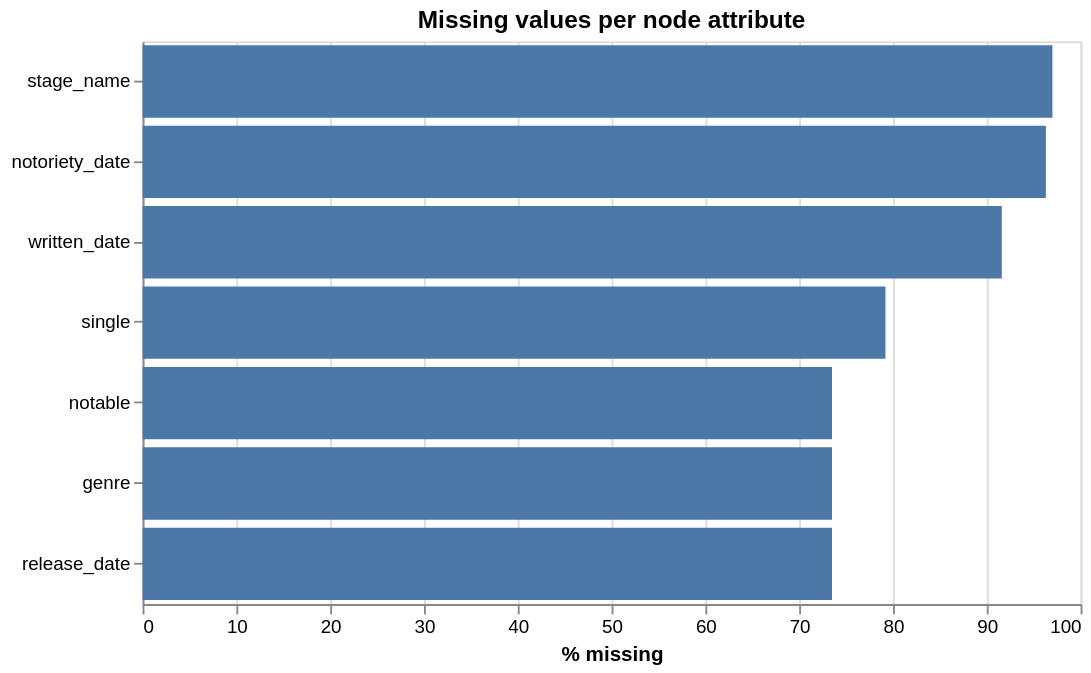

This figure's notebook cell:
### Markdown cell above
## 10. Missing data report
Which columns have missing values? Quick sanity check.

### Code cell
missing = nodes_df.isna().sum().reset_index()
missing.columns = ['column', 'missing']
missing['pct'] = (missing['missing'] / len(nodes_df) * 100).round(1)
missing = missing.sort_values('missing', ascending=False)

alt.Chart(missing[missing['missing'] > 0]).mark_bar().encode(
    x=alt.X('pct:Q', title='% missing'),
    y=alt.Y('column:N', sort='-x', title=None),
    tooltip=['column', 'missing', 'pct']
).properties(
    width=500, height=300,
    title='Missing values per node attribute'
)

### Figure 1 — Vega-Lite specification as saved in the notebook (floating-point values rounded to 4 significant figures)
{"config": {"view": {"continuousWidth": 300, "continuousHeight": 300}}, "data": {"name": "data-42f8faea8cd25d2ddbec6f94b595489a"}, "mark": {"type": "bar"}, "encoding": {"tooltip": [{"field": "column", "type": "nominal"}, {"field": "missing", "type": "quantitative"}, {"field": "pct", "type": "quantitative"}], "x": {"field": "pct", "title": "% missing", "type": "quantitative"}, "y": {"field": "column", "sort": "-x", "title": null, "type": "nominal"}}, "height": 300, "title": "Missing values per node attribute", "width": 500, "$schema": "https://vega.github.io/schema/vega-lite/v6.4.1.json", "datasets": {"data-42f8faea8cd25d2ddbec6f94b595489a": [{"column": "stage_name", "missing": 16889, "pct": 97.0}, {"column": "notoriety_date", "missing": 16763, "pct": 96.3}, {"column": "written_date", "missing": 15957, "pct": 91.6}, {"column": "single", "missing": 13797, "pct": 79.2}, {"column": "notable", "missing": 12801, "pct": 73.5}, {"column": "genre", "missing": 12801, "pct": 73.5}, {"column": "release_date", "missing": 12801, "pct": 73.5}]}}
